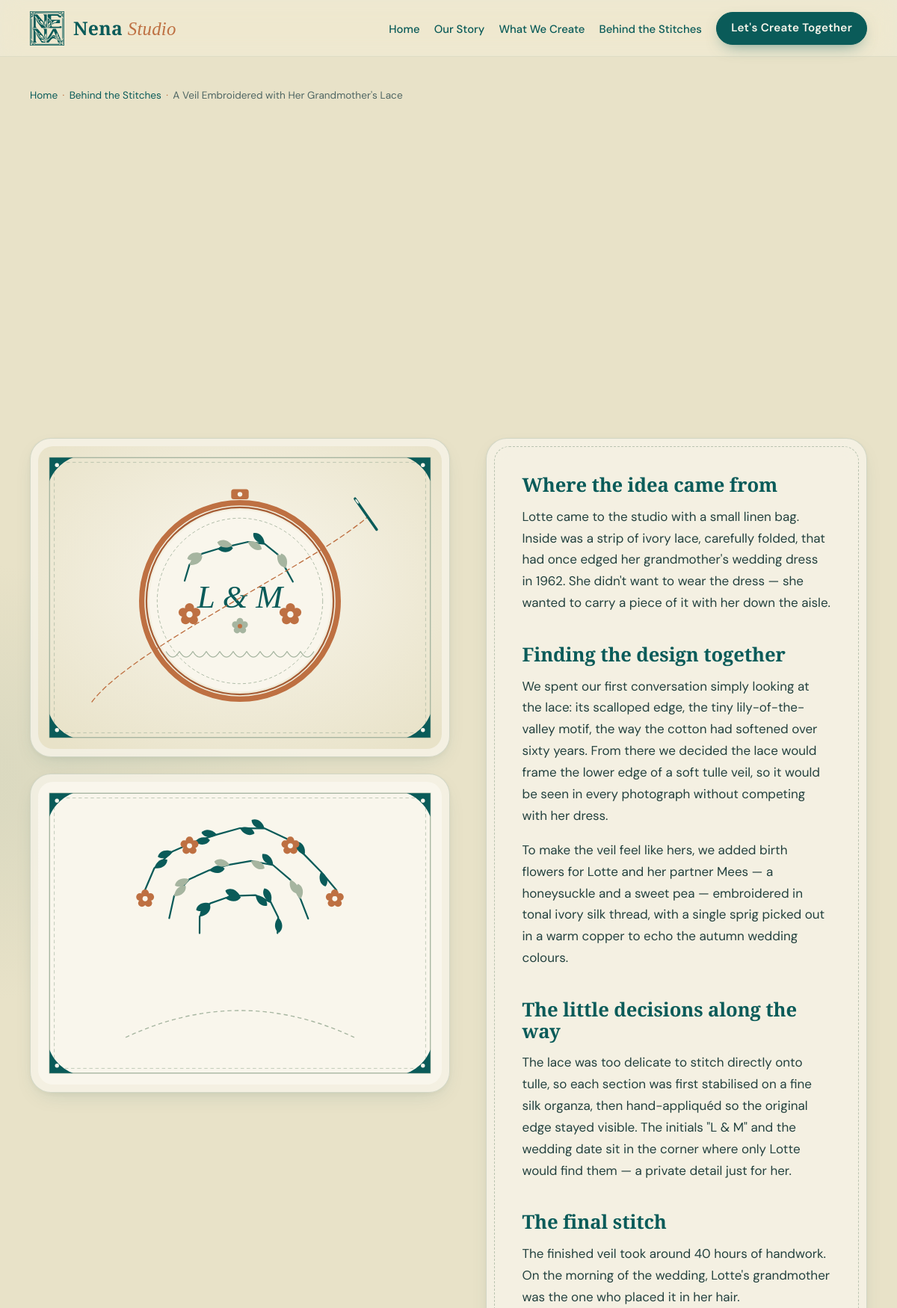
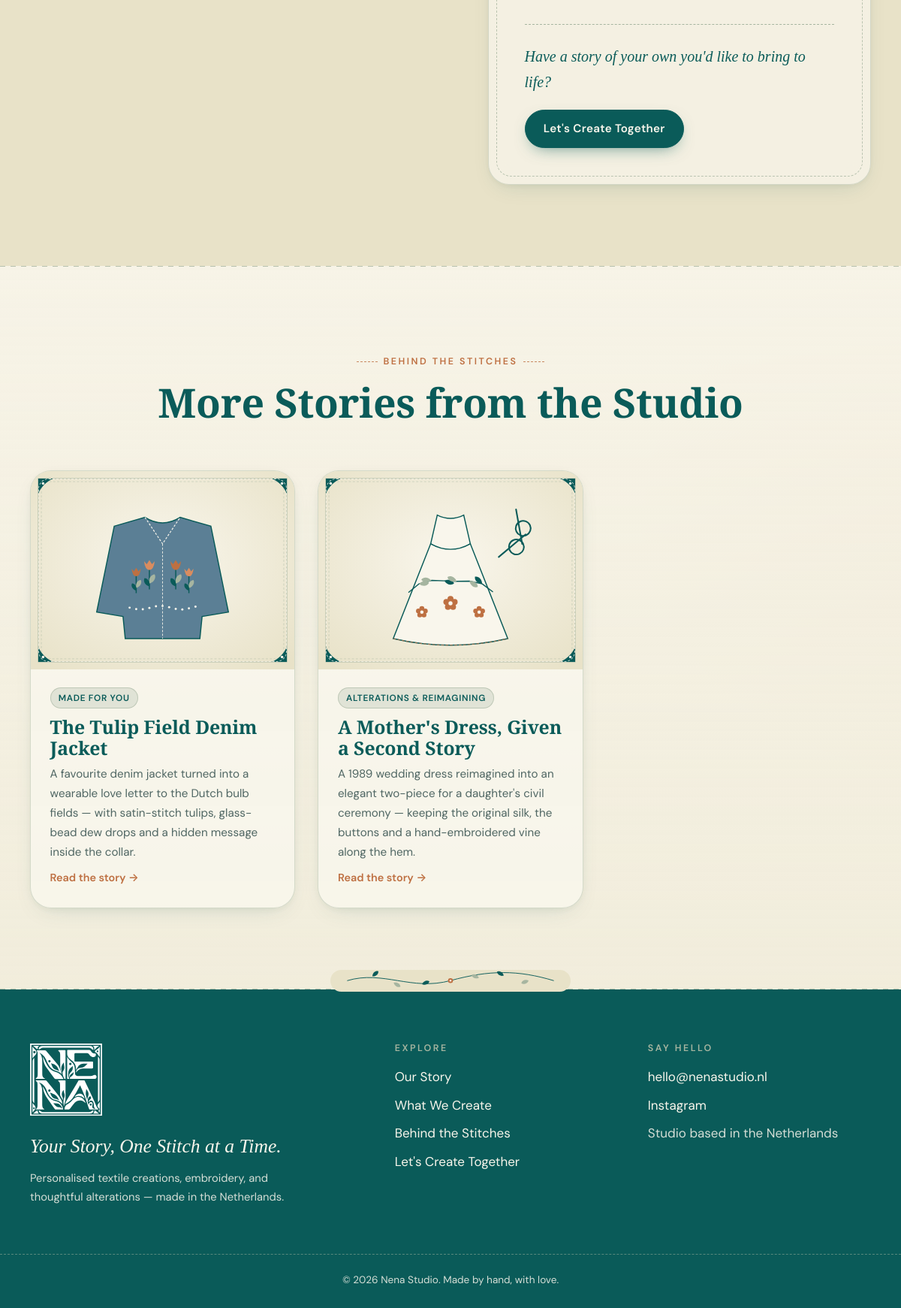
The app's page /stories/veil-embroidered-with-grandmothers-lace with its own data (2 pictures, top to bottom).
### tables this page shows
CREATE TABLE `portfolio_projects` (
  `id`                 INT UNSIGNED NOT NULL AUTO_INCREMENT,
  `title`              VARCHAR(190) NOT NULL,
  `slug`               VARCHAR(190) NOT NULL,
  `category`           VARCHAR(40)  NOT NULL DEFAULT 'weddings',
  `short_summary`      VARCHAR(500) NOT NULL DEFAULT '',
  `full_story`         MEDIUMTEXT NULL,
  `image_alt`          VARCHAR(255) NOT NULL DEFAULT '',
  `featured_image`     VARCHAR(255) NULL,
  `video_url`          VARCHAR(500) NULL,
  `media_gallery_json` TEXT NULL,
  `is_published`       TINYINT(1) NOT NULL DEFAULT 1,
  `sort_order`         INT NOT NULL DEFAULT 0,
  `created_at`         TIMESTAMP NOT NULL DEFAULT CURRENT_TIMESTAMP,
  `updated_at`         TIMESTAMP NOT NULL DEFAULT CURRENT_TIMESTAMP ON UPDATE CURRENT_TIMESTAMP,
  PRIMARY KEY (`id`),
  UNIQUE KEY `uniq_project_slug` (`slug`),
  KEY `idx_project_category` (`category`),
  KEY `idx_project_published` (`is_published`, `sort_order`)
);

### project.php (the view, shortened to what this page needs)
<?php
require_once __DIR__ . '/includes/config.php';
require_once __DIR__ . '/includes/layout.php';
$slug = preg_replace('/[^a-z0-9\-]/', '', strtolower((string) ($_GET['slug'] ?? '')));
$stmt = db()->prepare('SELECT * FROM portfolio_projects WHERE slug = :slug AND is_published = 1 LIMIT 1');
$stmt->execute([':slug' => $slug]);
$project = $stmt->fetch();
    ?>
    <?php
$categories = project_categories();
$gallery = json_list($project['media_gallery_json']);
$alt = $project['image_alt'] !== '' ? $project['image_alt'] : $project['title'];
$rel = db()->prepare('SELECT title, slug, featured_image, image_alt, short_summary, category FROM portfolio_projects
                      WHERE is_published = 1 AND id <> :id ORDER BY (category = :cat) DESC, sort_order ASC, created_at DESC LIMIT 3');
$rel->execute([':id' => $project['id'], ':cat' => $project['category']]);
$related = $rel->fetchAll();
?>
<!DOCTYPE html>
<html lang="en" class="no-js">
<body class="page-story">
<main id="main">
    <article class="section story-page">
        <div class="container">
            <nav class="breadcrumbs" aria-label="Breadcrumb">
                <ol>
                    <li><a href="<?= e(url('')) ?>">Home</a></li>
                    <li><a href="<?= e(url('')) ?>#behind-the-stitches">Behind the Stitches</a></li>
                    <li aria-current="page"><?= e($project['title']) ?></li>
                </ol>
            </nav>
            <div class="story-page__grid">
                <div class="story-page__media">
                    <?php foreach ($gallery as $i => $img): ?>
                    <figure class="story-page__figure glass-card">
                        <img src="<?= e(media_url($img)) ?>" alt="<?= e($i === 0 ? $alt : $alt . ' — detail ' . ($i + 1)) ?>" width="1200" height="900" <?= $i === 0 ? 'fetchpriority="high"' : 'loading="lazy"' ?> decoding="async">
                    </figure>
                    <?php endforeach; ?>
                </div>
                <div class="story-page__content glass-card">
                    <span class="stitch-border" aria-hidden="true"></span>
                    <div class="prose">
                        <?= render_story((string) $project['full_story'], 'h2') ?>
                    </div>
                    <div class="story-page__cta">
                        <p>Have a story of your own you'd like to bring to life?</p>
                        <a class="btn btn--primary" href="<?= e(url('')) ?>#lets-create-together">Let's Create Together</a>
                    </div>
                </div>
            </div>
        </div>
    </article>
    <?php if ($related): ?>
    <section class="section section--alt" aria-labelledby="relatedTitle">
        <div class="container">
            <header class="section-header">
                <p class="eyebrow">Behind the Stitches</p>
                <h2 class="section-title" id="relatedTitle">More Stories from the Studio</h2>
            </header>
            <div class="projects-grid">
                <?php foreach ($related as $r): ?>
                <article class="project-card">
                    <a class="project-card__link" href="<?= e(project_url($r['slug'])) ?>">
                        <figure class="project-card__media">
                            <?php if ($r['featured_image']): ?>
                            <img src="<?= e(media_url($r['featured_image'])) ?>" alt="<?= e($r['image_alt'] !== '' ? $r['image_alt'] : $r['title']) ?>" width="1200" height="900" loading="lazy" decoding="async">
                            <?php endif; ?>
                        </figure>
                        <div class="project-card__body">
                            <span class="tag"><?= e($categories[$r['category']] ?? $r['category']) ?></span>
                            <h3 class="project-card__title"><?= e($r['title']) ?></h3>
                            <p class="project-card__summary"><?= e($r['short_summary']) ?></p>
                            <span class="project-card__more">Read the story <span aria-hidden="true">→</span></span>
                        </div>
                    </a>
                </article>
                <?php endforeach; ?>
            </div>
        </div>
    </section>
    <?php endif; ?>
</main>
</body>
</html>

### includes/config.php (shortened to what this page needs)
<?php
function db(): PDO
{
    static $pdo = null;
    if ($pdo instanceof PDO) {
        return $pdo;
    }
    $dsn = 'mysql:host=' . DB_HOST . ';dbname=' . DB_NAME . ';charset=utf8mb4';
    try {
        $pdo = new PDO($dsn, DB_USER, DB_PASS, [
            PDO::ATTR_ERRMODE            => PDO::ERRMODE_EXCEPTION,
            PDO::ATTR_DEFAULT_FETCH_MODE => PDO::FETCH_ASSOC,
            PDO::ATTR_EMULATE_PREPARES   => false,
        ]);
        $pdo->exec("SET time_zone = '+00:00'");
    } catch (PDOException $e) {
        error_log('Nena DB connection failed: ' . $e->getMessage());
        http_response_code(503);
        if (str_contains($_SERVER['SCRIPT_NAME'] ?? '', '/api/')) {
            header('Content-Type: application/json; charset=utf-8');
            echo json_encode(['success' => false, 'message' => 'The studio is temporarily unavailable. Please try again shortly.']);
        } else {
            echo '<!doctype html><meta charset="utf-8"><title>Nena Studio</title>'
                . '<body style="font-family:sans-serif;background:#f9f6ec;color:#0a5b59;text-align:center;padding:12vh 20px">'
                . '<h1>We\'ll be right back.</h1><p>Nena Studio is temporarily unavailable. Please try again shortly.</p>'
                . (APP_DEBUG ? '<pre>' . htmlspecialchars($e->getMessage()) . '</pre>' : '') . '</body>';
        }
        exit;
    }
    return $pdo;
}
function e(?string $value): string
{
    return htmlspecialchars((string) $value, ENT_QUOTES | ENT_SUBSTITUTE, 'UTF-8');
}
function base_path(): string
{
    static $base = null;
    if ($base !== null) {
        return $base;
    }
    $docRoot = realpath($_SERVER['DOCUMENT_ROOT'] ?? '') ?: '';
    $root = realpath(ROOT_PATH) ?: ROOT_PATH;
    $base = '';
    if ($docRoot !== '' && str_starts_with($root, $docRoot)) {
        $base = str_replace('\\', '/', substr($root, strlen($docRoot)));
    }
    $base = rtrim($base, '/');
    return $base;
}
function url(string $path = ''): string
{
    return base_path() . '/' . ltrim($path, '/');
}
function media_url(?string $path): string
{
    $path = trim((string) $path);
    $parts = array_map('rawurlencode', explode('/', ltrim($path, '/')));
    return url(implode('/', $parts));
}
function project_url(string $slug): string
{
    return url('stories/' . rawurlencode($slug));
}
function project_categories(): array
{
    return [
        'weddings'     => 'Weddings & Special Occasions',
        'made-for-you' => 'Made for You',
        'alterations'  => 'Alterations & Reimagining',
    ];
}
function json_list(?string $json): array
{
    $data = json_decode($json, true);
    return is_array($data) ? array_values(array_filter($data, 'is_string')) : [];
}
function render_story(string $text, string $headingTag = 'h3'): string
{
    $html = '';
    $blocks = preg_split("/\R{2,}/", trim(str_replace("\r\n", "\n", $text))) ?: [];
    foreach ($blocks as $block) {
        $block = trim($block);
        $lines = explode("\n", $block);
        if (str_starts_with($lines[0], '## ')) {
            $html .= '<' . $headingTag . '>' . e(substr(array_shift($lines), 3)) . '</' . $headingTag . '>';
        }
        $html .= '<p>' . implode('<br>', array_map('e', $lines)) . '</p>';
    }
    return $html;
}

### records on screen
portfolio_projects: title "A Veil Embroidered with Her Grandmother's Lace", full_story "Where the idea came from", full_story "Finding the design together", full_story "To make the veil feel like hers, we added birth flowers for Lotte and her partner Mees — a honeysuckle and a sweet pea — embroidered in tonal ivory silk thread, with a single sprig picked out in a warm copper to echo the autumn wedding colours.", full_story "The little decisions along the way", full_story "The final stitch"
portfolio_projects: featured_image (picture), category "MADE FOR YOU", title "The Tulip Field Denim Jacket", short_summary "A favourite denim jacket turned into a wearable love letter to the Dutch bulb fields — with satin-stitch tulips, glass-bead dew drops and a hidden message inside the collar."
portfolio_projects: featured_image (picture), category "ALTERATIONS & REIMAGINING", title "A Mother's Dress, Given a Second Story", short_summary "A 1989 wedding dress reimagined into an elegant two-piece for a daughter's civil ceremony — keeping the original silk, the buttons and a hand-embroidered vine along the hem."

### other values on screen
$label "Home"
$label "Our Story"
$label "What We Create"
$label "Behind the Stitches"
implode('<br>', array_map('e', $lines)) "The finished veil took around 40 hours of handwork. On the morning of the wedding, Lotte's grandmother was the one who placed it in her hair."
$email "hello@nenastudio.nl"
$label "Instagram"
setting('site_name', 'Nena Studio') "Nena Studio"
